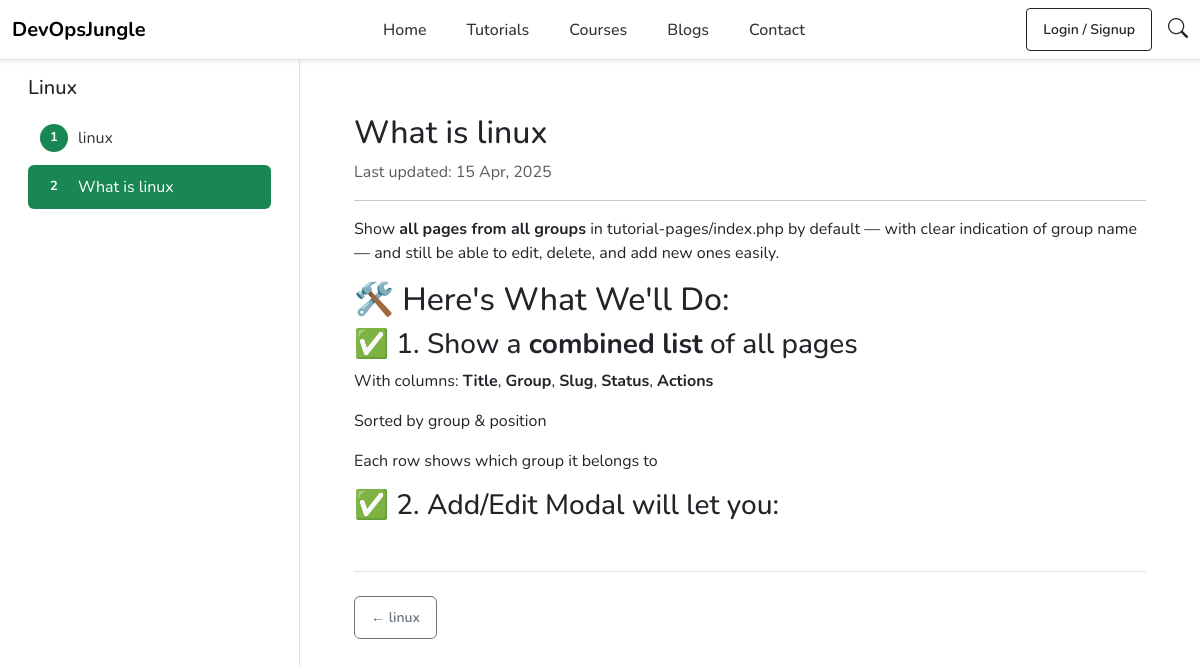
Page /tutorial/linux/what-is-linux on the committed database.
### tables this page shows
CREATE TABLE `tutorial_groups` (
  `id` int(11) NOT NULL,
  `title` varchar(255) NOT NULL,
  `slug` varchar(255) NOT NULL,
  `description` text DEFAULT NULL,
  `icon` varchar(255) DEFAULT NULL,
  `created_at` timestamp NOT NULL DEFAULT current_timestamp()
);

CREATE TABLE `tutorial_pages` (
  `id` int(11) NOT NULL,
  `group_id` int(11) NOT NULL,
  `title` varchar(255) NOT NULL,
  `slug` varchar(255) NOT NULL,
  `content` longtext NOT NULL,
  `position` int(11) DEFAULT 0,
  `is_published` tinyint(1) DEFAULT 1,
  `created_at` timestamp NOT NULL DEFAULT current_timestamp(),
  `updated_at` timestamp NOT NULL DEFAULT current_timestamp() ON UPDATE current_timestamp(),
  `meta_title` varchar(255) DEFAULT NULL,
  `meta_description` text DEFAULT NULL
);

### tutorial.php (the view, shortened to what this page needs)
<?php
require_once('includes/db.php');
$group_slug = $_GET['group'] ?? '';
$topic_slug = $_GET['topic'] ?? '';
$stmt = $conn->prepare("SELECT * FROM tutorial_groups WHERE slug = ?");
$stmt->bind_param("s", $group_slug);
$stmt->execute();
$group_result = $stmt->get_result();
$group = $group_result->fetch_assoc();
$pages_stmt = $conn->prepare("SELECT * FROM tutorial_pages WHERE group_id = ? AND is_published = 1 ORDER BY position ASC");
$pages_stmt->bind_param("i", $group['id']);
$pages_stmt->execute();
$pages_result = $pages_stmt->get_result();
$pages = [];
while ($row = $pages_result->fetch_assoc()) {
    $pages[] = $row;
}
$current_page = null;
if ($topic_slug) {
    foreach ($pages as $p) {
        if ($p['slug'] === $topic_slug) {
            $current_page = $p;
            break;
        }
    }
}
require_once('includes/header.php');
?>
<!DOCTYPE html>
<html lang="en">
<head>
    <link href="https://cdn.jsdelivr.net/npm/bootstrap@5.3.3/dist/css/bootstrap.min.css" rel="stylesheet">
    <link href="/devopsjungle/assets/css/tutorial.css" rel="stylesheet">
</head>
<body>
<div class="container-fluid">
    <div class="row">
        <div class="col-md-3 d-none d-md-block bg-white border-end vh-100 overflow-auto">
            <div class="p-3">
                <h5 class="mb-3"><?= htmlspecialchars($group['title']) ?></h5>
                <?php foreach ($pages as $i => $page): ?>
                    <a href="/devopsjungle/tutorial/<?= $group['slug'] ?>/<?= $page['slug'] ?>"
                       class="topic-link <?= ($current_page['id'] == $page['id']) ? 'active' : '' ?>">
                        <span class="topic-badge"><?= $i + 1 ?></span>
                        <?= htmlspecialchars($page['title']) ?>
                    </a>
                <?php endforeach; ?>
            </div>
        </div>
        <div class="col-md-9 content-area">
            <div class="p-4">
                <?php if ($current_page): ?>
                    <h2 class="mb-2"><?= htmlspecialchars($current_page['title']) ?></h2>
                    <p class="text-muted mb-3">Last updated: <?= date('d M, Y', strtotime($current_page['updated_at'])) ?></p>
                    <hr>
                    <div><?= $current_page['content'] ?></div>
                    <?php
                    $currentIndex = array_search($current_page['id'], array_column($pages, 'id'));
                    $prevPage = $pages[$currentIndex - 1] ?? null;
                    ?>
                    <div class="d-flex justify-content-between mt-5 pt-4 border-top">
                        <?php if ($prevPage): ?>
                            <a href="/devopsjungle/tutorial/<?= $group['slug'] ?>/<?= $prevPage['slug'] ?>" class="btn btn-outline-secondary">
                                ← <?= htmlspecialchars($prevPage['title']) ?>
                            </a>
                        <?php else: ?>
                            <div></div>
                        <?php endif; ?>
                    </div>
                <?php else: ?>
                    <p>No tutorial content available.</p>
                <?php endif; ?>
            </div>
        </div>
    </div>
</div>
</body>
</html>

### assets/css/header.css (style rules this page uses)
body { font-family: 'Nunito', sans-serif; }

### assets/css/style.css (style rules this page uses)
body { font-family: 'Nunito', sans-serif; background: linear-gradient(to right, #f9f9f9, #f1f3f5); color: #333; }
.blog-content h2, h3 { margin-top: 1.5rem; }

### assets/css/tutorial.css (style rules this page uses)
body { font-family: 'Nunito', sans-serif; background-color: #f5f5f5; }
.topic-link { display: flex; align-items: center; text-decoration: none; padding: 8px 12px; margin-bottom: 5px; border-radius: 6px; color: #333; transition: background-color 0.2s ease; }
.topic-link.active { background-color: #198754; color: white; }
.topic-badge { background-color: #198754; color: white; border-radius: 50%; width: 28px; height: 28px; display: inline-flex; align-items: center; justify-content: center; font-size: 13px; font-weight: bold; margin-right: 10px; }
.content-area { padding: 30px; background: white; }
.btn { font-size: 14px; font-weight: 600; padding: 10px 16px; }

### rows in the picture
tutorial_groups: title "Linux"
tutorial_pages: title "linux"
tutorial_pages: title "What is linux", updated_at "15 Apr, 2025", content "Show all pages from all groups in tutorial-pages/index.php by default — with clear indication of group name — and still be able to edit, delete, and add new ones easily. 🛠️ Here's What We'll Do: ✅ 1. Show a combined list of all pages With columns: Title , Group , Slug , Status , Actions Sorted by group & position Each row shows which group it belongs to ✅ 2. Add/Edit Modal will let you:"

### other values in the picture
$name "Home"
$name "Tutorials"
$name "Courses"
$name "Blogs"
$name "Contact"
$prevPage['title'] "linux"
